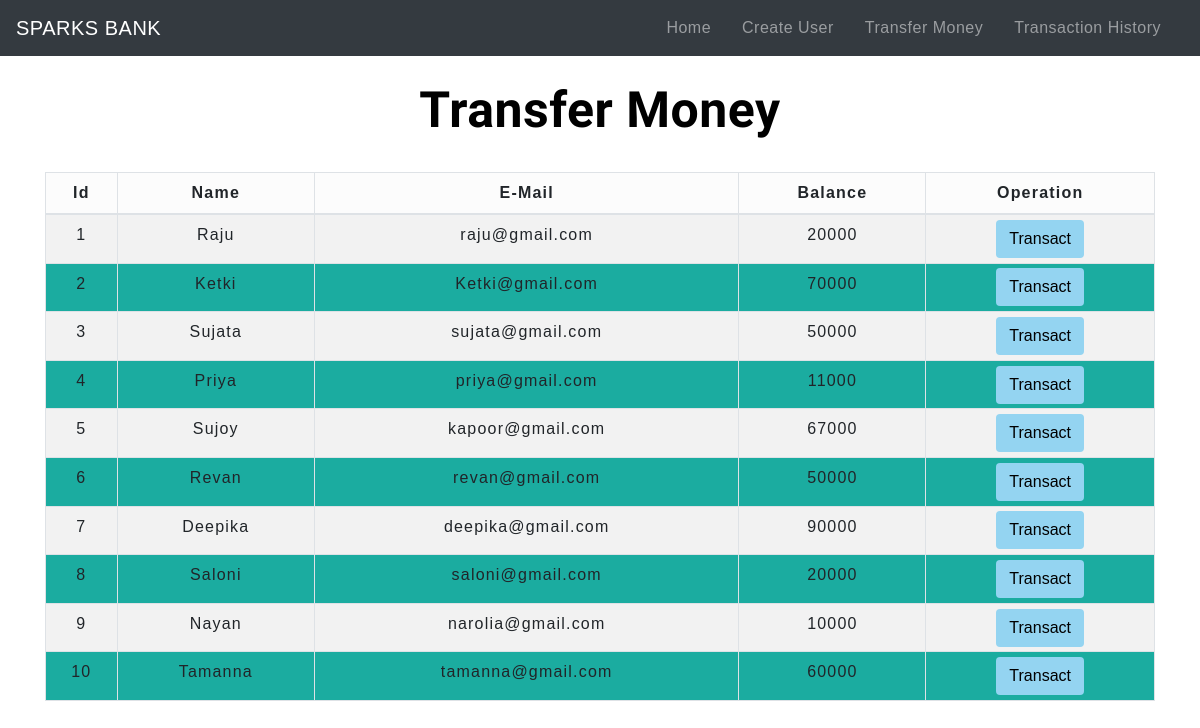
Page /TransferMoney.php on the earlier database version.
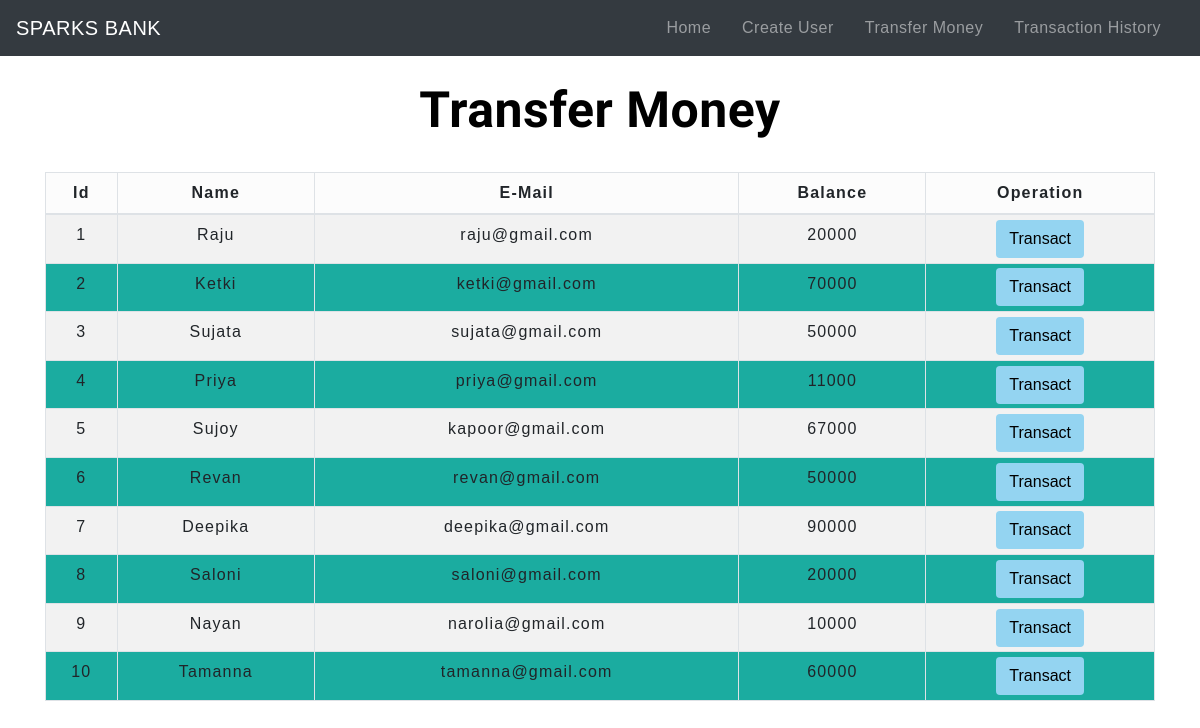
Same page on the later database version.
### tables this page shows
CREATE TABLE `users` (
  `id` int(3) NOT NULL,
  `name` text NOT NULL,
  `email` varchar(30) NOT NULL,
  `balance` int(8) NOT NULL
);

### TransferMoney.php (the view, shortened to what this page needs)
<!DOCTYPE html>
<html lang="en">
<head>
    <link rel="stylesheet" href="https://maxcdn.bootstrapcdn.com/bootstrap/4.0.0/css/bootstrap.min.css">
    <link rel="stylesheet" type="text/css" href="css/Table.css">
    <link rel="stylesheet" type="text/css" href="css/NavigationBar.css">
</head>
<body>
<?php
    include 'Config.php';
    $sql = "SELECT * FROM users";
    $result = mysqli_query($conn,$sql);
?>
<?php
  include 'NavigationBar.php';
?>
<div class="container">
        <h2 class="text-center pt-4">Transfer Money</h2>
        <br>
            <div class="row">
                <div class="col">
                    <div class="table-responsive-sm">
                    <table class="table table-striped table-hover table-sm  table-condensed table-bordered">
                        <thead>
                            <tr>
                            <th scope="col" class="text-center py-2">Id</th>
                            <th scope="col" class="text-center py-2">Name</th>
                            <th scope="col" class="text-center py-2">E-Mail</th>
                            <th scope="col" class="text-center py-2">Balance</th>
                            <th scope="col" class="text-center py-2">Operation</th>
                            </tr>
                        </thead>
                        <tbody>
                <?php
                    while($rows=mysqli_fetch_assoc($result)){
                ?>
                    <tr>
                        <td class="py-2"><?php echo $rows['id'] ?></td>
                        <td class="py-2"><?php echo $rows['name']?></td>
                        <td class="py-2"><?php echo $rows['email']?></td>
                        <td class="py-2"><?php echo $rows['balance']?></td>
                        <td><a href="SelectedUserDetail.php?id= <?php echo $rows['id'] ;?>"> <button type="button" class="btn">Transact</button></a></td>
                    </tr>
                <?php
                    }
                ?>
                        </tbody>
                    </table>
                    </div>
                </div>
            </div>
         </div>
</body>
</html>

Differences in the rows shown:
changed users "Ketki": email "Ketki@gmail.com" → "ketki@gmail.com"
